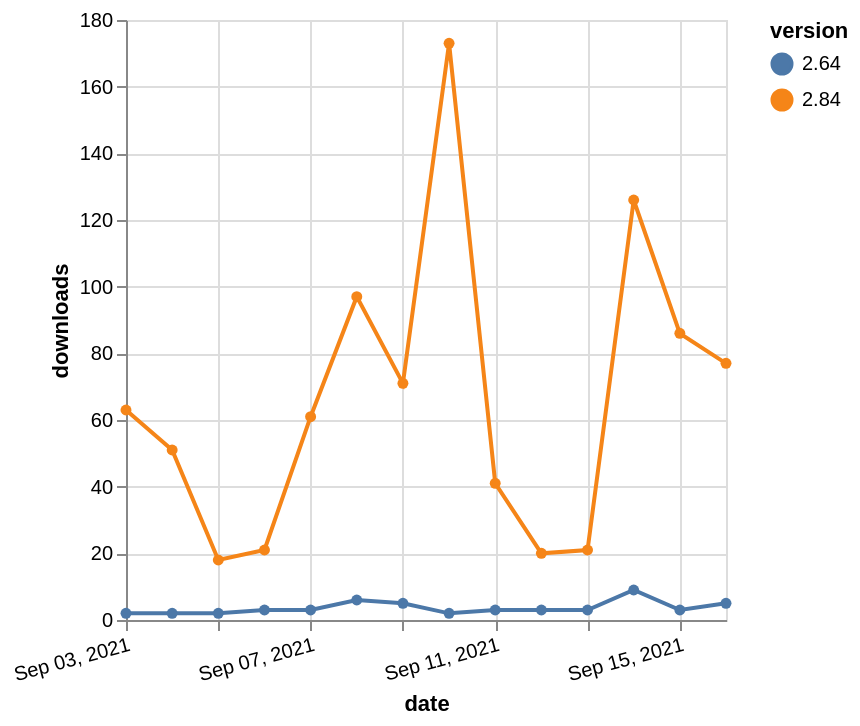

Vega-Lite specification stored for this chart:
### Vega-Lite specification from a JSON file in a GitHub repository (floating-point values rounded to 4 significant figures)
{"$schema": "https://vega.github.io/schema/vega-lite/v5.json", "description": "A simple bar chart with embedded data.", "data": {"values": [{"date": "2021-09-03", "total": 23729, "delta": 2, "version": "2.64"}, {"date": "2021-09-04", "total": 23731, "delta": 2, "version": "2.64"}, {"date": "2021-09-05", "total": 23733, "delta": 2, "version": "2.64"}, {"date": "2021-09-06", "total": 23736, "delta": 3, "version": "2.64"}, {"date": "2021-09-07", "total": 23739, "delta": 3, "version": "2.64"}, {"date": "2021-09-08", "total": 23745, "delta": 6, "version": "2.64"}, {"date": "2021-09-09", "total": 23750, "delta": 5, "version": "2.64"}, {"date": "2021-09-10", "total": 23752, "delta": 2, "version": "2.64"}, {"date": "2021-09-11", "total": 23755, "delta": 3, "version": "2.64"}, {"date": "2021-09-12", "total": 23758, "delta": 3, "version": "2.64"}, {"date": "2021-09-13", "total": 23761, "delta": 3, "version": "2.64"}, {"date": "2021-09-14", "total": 23770, "delta": 9, "version": "2.64"}, {"date": "2021-09-15", "total": 23773, "delta": 3, "version": "2.64"}, {"date": "2021-09-16", "total": 23778, "delta": 5, "version": "2.64"}, {"date": "2021-09-03", "total": 70148, "delta": 63, "version": "2.84"}, {"date": "2021-09-04", "total": 70199, "delta": 51, "version": "2.84"}, {"date": "2021-09-05", "total": 70217, "delta": 18, "version": "2.84"}, {"date": "2021-09-06", "total": 70238, "delta": 21, "version": "2.84"}, {"date": "2021-09-07", "total": 70299, "delta": 61, "version": "2.84"}, {"date": "2021-09-08", "total": 70396, "delta": 97, "version": "2.84"}, {"date": "2021-09-09", "total": 70467, "delta": 71, "version": "2.84"}, {"date": "2021-09-10", "total": 70640, "delta": 173, "version": "2.84"}, {"date": "2021-09-11", "total": 70681, "delta": 41, "version": "2.84"}, {"date": "2021-09-12", "total": 70701, "delta": 20, "version": "2.84"}, {"date": "2021-09-13", "total": 70722, "delta": 21, "version": "2.84"}, {"date": "2021-09-14", "total": 70848, "delta": 126, "version": "2.84"}, {"date": "2021-09-15", "total": 70934, "delta": 86, "version": "2.84"}, {"date": "2021-09-16", "total": 71011, "delta": 77, "version": "2.84"}]}, "width": "container", "mark": {"type": "line", "point": {"filled": true}}, "encoding": {"x": {"field": "date", "type": "temporal", "timeUnit": "yearmonthdate", "title": "date", "axis": {"labelAngle": -15}}, "y": {"field": "delta", "type": "quantitative", "title": "downloads"}, "color": {"field": "version", "type": "nominal"}, "tooltip": {"field": "delta"}}}
